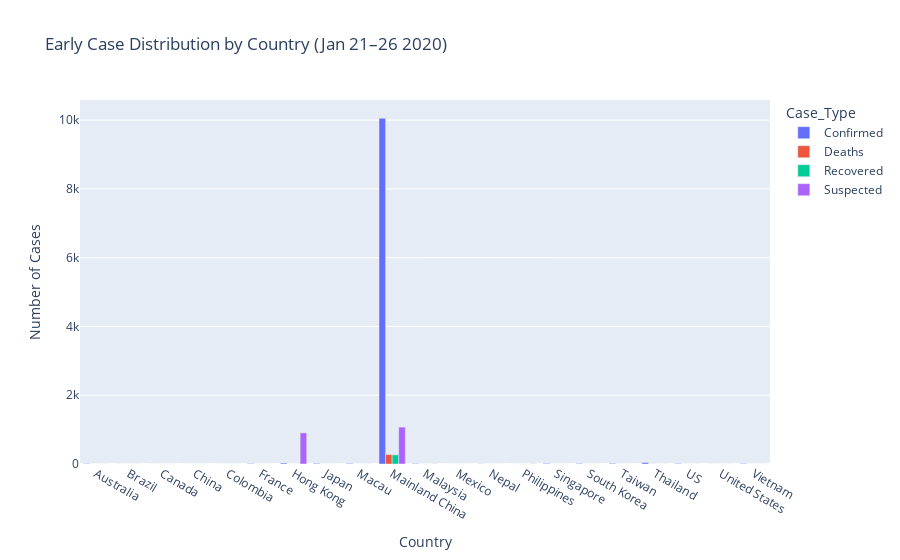

The code cell stored with this chart in its notebook:
### Code cell
print("\n--- Analyzing '2019_nC0v_20200121_20200126 - SUMMARY.csv' ---")

df = pd.read_csv("2019_nC0v_20200121_20200126 - SUMMARY.csv")
df.columns = df.columns.str.strip().str.replace(" ", "_").str.replace("/", "_")

df["Date_last_updated"] = pd.to_datetime(df["Date_last_updated"], format='%m/%d/%Y', errors='coerce')
df = df.dropna(subset=["Date_last_updated"])
df[["Confirmed", "Suspected"]] = df[["Confirmed", "Suspected"]].fillna(0).astype(int)

daily = df.groupby("Date_last_updated")[["Confirmed", "Suspected"]].sum().reset_index()

plt.figure(figsize=(10, 6))
plt.plot(daily["Date_last_updated"], daily["Confirmed"], label="Confirmed", marker="o")
plt.plot(daily["Date_last_updated"], daily["Suspected"], label="Suspected", marker="s")
plt.title("Early Global COVID-19 Trends (Jan 21–26, 2020)")
plt.xlabel("Date")
plt.ylabel("Count")
plt.legend()
plt.grid(True)
plt.tight_layout()
plt.show()



early_country = df_early.groupby("Country_Region")[["Confirmed", "Deaths", "Recovered", "Suspected"]].sum().reset_index()

melted = early_country.melt(id_vars="Country_Region", value_vars=["Confirmed", "Deaths", "Recovered", "Suspected"], var_name="Case_Type", value_name="Count")

fig_early_country = px.bar(
    melted,
    x="Country_Region",
    y="Count",
    color="Case_Type",
    barmode="group",
    title="Early Case Distribution by Country (Jan 21–26 2020)",
    labels={"Country_Region": "Country", "Count": "Number of Cases"},
)
fig_early_country.show()

### Figure 1 — Plotly figure (JSON) as saved in the notebook; plotly's stock layout.template omitted (floating-point values rounded to 4 significant figures)
{"data": [{"alignmentgroup": "True", "hovertemplate": "Case_Type=Confirmed<br>Country=%{x}<br>Number of Cases=%{y}<extra></extra>", "legendgroup": "Confirmed", "marker": {"color": "#636efa", "pattern": {"shape": ""}}, "name": "Confirmed", "offsetgroup": "Confirmed", "orientation": "v", "showlegend": true, "textposition": "auto", "type": "bar", "x": ["Australia", "Brazil", "Canada", "China", "Colombia", "France", "Hong Kong", "Japan", "Macau", "Mainland China", "Malaysia", "Mexico", "Nepal", "Philippines", "Singapore", "South Korea", "Taiwan", "Thailand", "US", "United States", "Vietnam"], "xaxis": "x", "y": [13, 0, 1, 0, 0, 14, 29, 18, 17, 10056, 13, 0, 4, 0, 18, 16, 18, 43, 14, 1, 14], "yaxis": "y"}, {"alignmentgroup": "True", "hovertemplate": "Case_Type=Deaths<br>Country=%{x}<br>Number of Cases=%{y}<extra></extra>", "legendgroup": "Deaths", "marker": {"color": "#EF553B", "pattern": {"shape": ""}}, "name": "Deaths", "offsetgroup": "Deaths", "orientation": "v", "showlegend": true, "textposition": "auto", "type": "bar", "x": ["Australia", "Brazil", "Canada", "China", "Colombia", "France", "Hong Kong", "Japan", "Macau", "Mainland China", "Malaysia", "Mexico", "Nepal", "Philippines", "Singapore", "South Korea", "Taiwan", "Thailand", "US", "United States", "Vietnam"], "xaxis": "x", "y": [0, 0, 0, 0, 0, 0, 0, 1, 0, 275, 0, 0, 0, 0, 0, 0, 0, 2, 0, 0, 0], "yaxis": "y"}, {"alignmentgroup": "True", "hovertemplate": "Case_Type=Recovered<br>Country=%{x}<br>Number of Cases=%{y}<extra></extra>", "legendgroup": "Recovered", "marker": {"color": "#00cc96", "pattern": {"shape": ""}}, "name": "Recovered", "offsetgroup": "Recovered", "orientation": "v", "showlegend": true, "textposition": "auto", "type": "bar", "x": ["Australia", "Brazil", "Canada", "China", "Colombia", "France", "Hong Kong", "Japan", "Macau", "Mainland China", "Malaysia", "Mexico", "Nepal", "Philippines", "Singapore", "South Korea", "Taiwan", "Thailand", "US", "United States", "Vietnam"], "xaxis": "x", "y": [0, 0, 0, 0, 0, 0, 0, 0, 0, 265, 0, 0, 0, 0, 0, 0, 0, 0, 0, 0, 0], "yaxis": "y"}, {"alignmentgroup": "True", "hovertemplate": "Case_Type=Suspected<br>Country=%{x}<br>Number of Cases=%{y}<extra></extra>", "legendgroup": "Suspected", "marker": {"color": "#ab63fa", "pattern": {"shape": ""}}, "name": "Suspected", "offsetgroup": "Suspected", "orientation": "v", "showlegend": true, "textposition": "auto", "type": "bar", "x": ["Australia", "Brazil", "Canada", "China", "Colombia", "France", "Hong Kong", "Japan", "Macau", "Mainland China", "Malaysia", "Mexico", "Nepal", "Philippines", "Singapore", "South Korea", "Taiwan", "Thailand", "US", "United States", "Vietnam"], "xaxis": "x", "y": [1, 1, 0, 0, 1, 0, 905, 0, 0, 1073, 4, 1, 0, 4, 0, 0, 0, 0, 0, 0, 0], "yaxis": "y"}], "layout": {"autosize": true, "barmode": "group", "legend": {"title": {"text": "Case_Type"}, "tracegroupgap": 0}, "title": {"text": "Early Case Distribution by Country (Jan 21–26 2020)"}, "xaxis": {"anchor": "y", "autorange": true, "domain": [0, 1], "range": [-0.5, 20.5], "title": {"text": "Country"}, "type": "category"}, "yaxis": {"anchor": "x", "autorange": true, "domain": [0, 1], "range": [0, 10590.0], "title": {"text": "Number of Cases"}, "type": "linear"}}}
